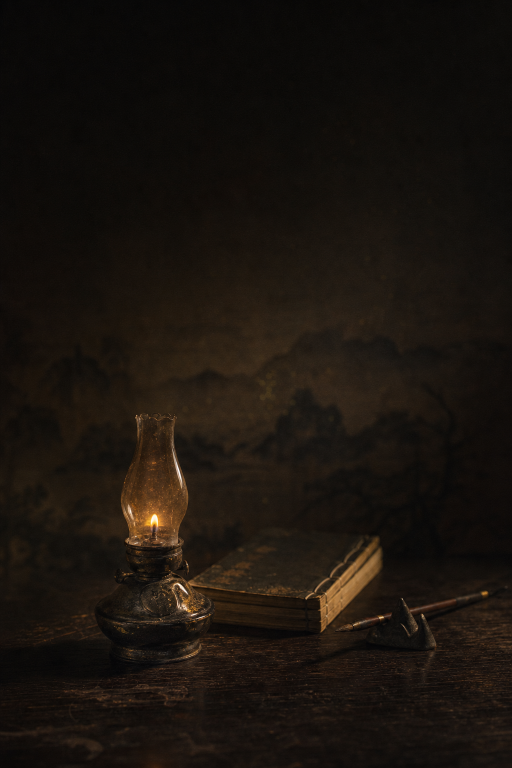
#> input picture 生气通天论-小结/images/cover.jpg, 1024 x 1536 px, found by its file name (shown at 1/2 size)
$ python add_text_to_images.py
#> lines starting #> are read from the running program, lines starting #| are printed output that depends on the picture
#!/usr/bin/env python3
"""Pillow overlay text onto shengqi-tongtian-lun summary images"""

from PIL import Image, ImageDraw, ImageFont
import os

BASE = "/Users/tranmoo/neijing-notes/\u751f\u6c14\u901a\u5929\u8bba-\u5c0f\u7ed3/images"
OUT = "/Users/tranmoo/neijing-notes/\u751f\u6c14\u901a\u5929\u8bba-\u5c0f\u7ed3/xhs-publish-pack/images"

FONT_BOLD = "/System/Library/Fonts/STHeiti Medium.ttc"
FONT_LIGHT = "/System/Library/Fonts/STHeiti Light.ttc"

def get_font(size, bold=True):
    return ImageFont.truetype(FONT_BOLD if bold else FONT_LIGHT, size)

def add_overlay(draw, box, color=(0, 0, 0, 180)):
    draw.rectangle(box, fill=color)

def draw_centered(draw, text, y, font, color=(255, 255, 255)):
    bbox = draw.textbbox((0, 0), text, font=font)
    tw = bbox[2] - bbox[0]
    x = (1024 - tw) // 2
    draw.text((x, y), text, fill=color, font=font)

def draw_lines(draw, lines, start_y, font, color=(230, 230, 230), x=80, gap=10):
    y = start_y
    for line in lines:
        draw.text((x, y), line, fill=color, font=font)
        y += font.size + gap

def run():
    os.makedirs(OUT, exist_ok=True)
    gold = (212, 175, 55)

    # ---- COVER ----
    img = Image.open(f"{BASE}/cover.jpg").convert("RGBA")
    ov = Image.new("RGBA", img.size, (0, 0, 0, 0))
#> ov: PIL image 1024x1536 RGBA; every value is 0
    d = ImageDraw.Draw(ov)
    add_overlay(d, [0, 780, 1024, 1536], (0, 0, 0, 210))

    f1 = get_font(44, True)
    f2 = get_font(60, True)
    f3 = get_font(28, True)
    f4 = get_font(20, False)

    draw_centered(d, '\u8bfb\u5b8c\u300a\u751f\u6c14\u901a\u5929\u8bba\u300b', 880, f1)
    draw_centered(d, '\u5b83\u901a\u7bc7\u5728\u8bb2\u4e24\u4e2a\u5b57', 940, f1)
    draw_centered(d, '\u81ea\u4f24', 1060, f2, gold)
    draw_centered(d, '\u4f60\u4ee5\u4e3a\u5b83\u5728\u8bb2\u201c\u5929\u4eba\u5408\u4e00\u201d', 1200, f3)
    draw_centered(d, '\u5176\u5b9e\u901a\u7bc7\u5728\u8bb2\u2014\u2014\u81ea\u4f24', 1245, f3)
    draw_centered(d, '\u5b66\u6e23\u8bfb\u5185\u7ecf \u00b7 \u751f\u6c14\u901a\u5929\u8bba\u5c0f\u7ed3', 1350, f4, (200, 200, 200))
    Image.alpha_composite(img, ov).convert("RGB").save(f"{OUT}/cover.jpg", quality=95)
    print("\u2705 cover.jpg")

    # ---- CARD 1 ----
    img = Image.open(f"{BASE}/card-01.jpg").convert("RGBA")
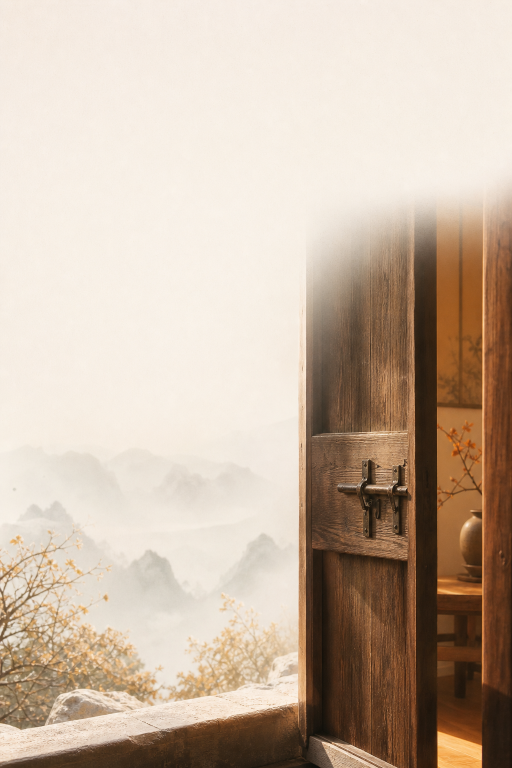
#> input picture 生气通天论-小结/images/card-01.jpg, 1024 x 1536 px, found by its file name (shown at 1/2 size)
    ov = Image.new("RGBA", img.size, (0, 0, 0, 0))
    d = ImageDraw.Draw(ov)
    add_overlay(d, [0, 780, 1024, 1536], (0, 0, 0, 210))
    draw_centered(d, '\u6211\u4ee5\u4e3a\u8bb2\u201c\u5929\u548c\u4eba\u201d', 870, get_font(38, True))
    draw_centered(d, '\u5176\u5b9e\u8bb2\u201c\u81ea\u4f24\u201d', 925, get_font(38, True))
    draw_lines(d, [
        '\u300c\u751f\u6c14\u901a\u5929\u300d\uff0c\u6211\u4e00\u76f4\u4ee5\u4e3a\u8bb2\u7684\u662f',
        '\u5929\u600e\u4e48\u5f71\u54cd\u4eba\u3002',
        '',
        '\u4f46\u539f\u6587\u53cd\u590d\u51fa\u73b0\u7684\u662f\u53e6\u5916\u4e24\u4e2a\u5b57\uff1a',
        '\u300c\u536b\u6c14\u6563\u89e3\uff0c\u6b64\u8c13\u81ea\u4f24\u3002\u300d',
        '',
        '\u5b83\u4ece\u5934\u5230\u5c3e\u5728\u8bb2\uff1a',
        '\u4f60\u662f\u600e\u4e48\u628a\u81ea\u5df1\u641e\u574f\u7684\u3002',
    ], 1060, get_font(26, False))
    Image.alpha_composite(img, ov).convert("RGB").save(f"{OUT}/card-01.jpg", quality=95)
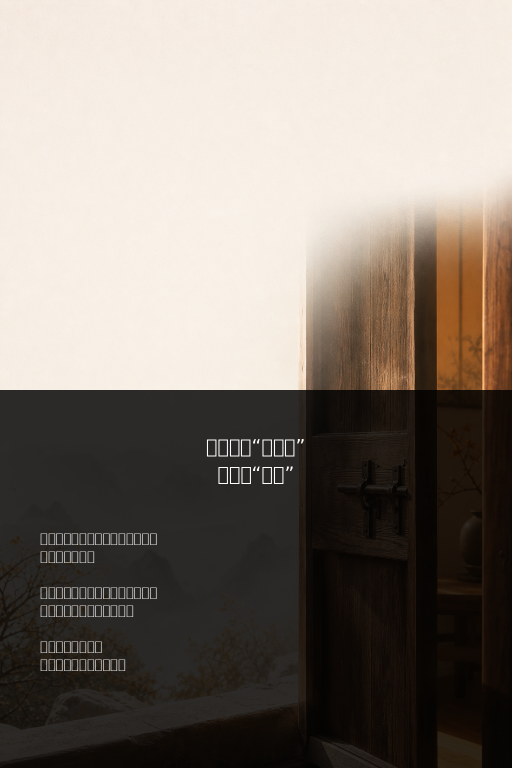
#> saved as card-01.jpg: PIL image 1024x1536 RGB (shown at 1/2 size); mean R, G, B 131.8, 123.1, 114.6
    print("\u2705 card-01.jpg")

    # ---- CARD 2 ----
    img = Image.open(f"{BASE}/card-02.jpg").convert("RGBA")
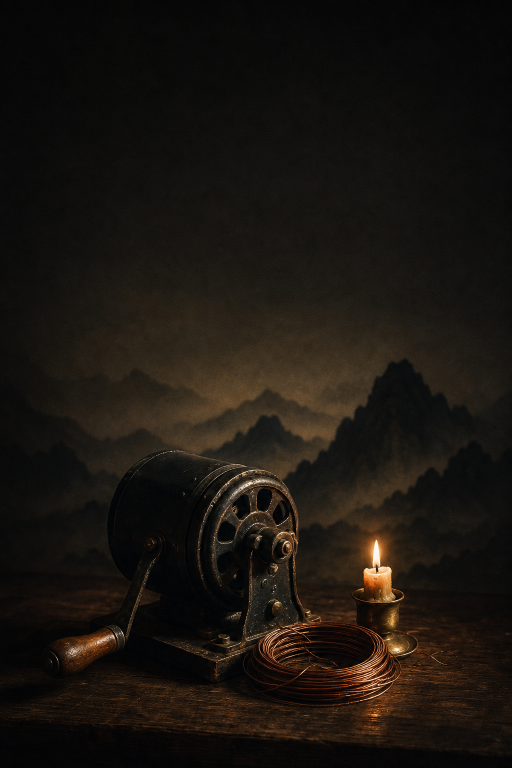
#> input picture 生气通天论-小结/images/card-02.jpg, 1024 x 1536 px, found by its file name (shown at 1/2 size)
    ov = Image.new("RGBA", img.size, (0, 0, 0, 0))
    d = ImageDraw.Draw(ov)
    add_overlay(d, [0, 780, 1024, 1536], (0, 0, 0, 210))
    draw_centered(d, '\u9633\u6c14\uff0c\u662f\u4f60\u8fd9\u53f0\u673a\u5668', 870, get_font(38, True))
    draw_centered(d, '\u7684\u7535\u6e90', 925, get_font(38, True))
    draw_lines(d, [
        '\u300c\u9633\u6c14\u8005\uff0c\u82e5\u5929\u4e0e\u65e5\u3002\u300d',
        '',
        '\u4e0d\u662f\u9526\u4e0a\u6dfb\u82b1\u7684\u6696\u6c14\uff0c',
        '\u662f\u5e95\u5c42\u7535\u6e90\u3002',
        '\u592a\u9633\u6ca1\u4e86\u4e0d\u662f\u67d0\u4e2a\u96f6\u4ef6\u574f\uff0c',
        '\u662f\u6574\u673a\u5173\u673a\u3002',
        '',
        '\u800c\u5b83\u7684\u6d3b\u513f\u662f\u201c\u536b\u5916\u201d\u2014\u2014',
        '\u50cf\u8fb9\u9632\u519b\u5b88\u5728\u4f53\u8868\u3002',
    ], 1060, get_font(26, False))
#> the loop in draw_lines (call 2), `for line in lines:` made 9 passes
#> (line, y) on passes 1 to 9: ('「阳气者，若天与日。」', 1096), ('', 1132), ('不是锦上添花的暖气，', 1168), ('是底层电源。', 1204), ('太阳没了不是某个零件坏，', 1240), ('是整机关机。', 1276), ('', 1312), ('而它的活儿是“卫外”——', 1348), ('像边防军守在体表。', 1384)
    Image.alpha_composite(img, ov).convert("RGB").save(f"{OUT}/card-02.jpg", quality=95)
    print("\u2705 card-02.jpg")

    # ---- CARD 3 ----
    img = Image.open(f"{BASE}/card-03.jpg").convert("RGBA")
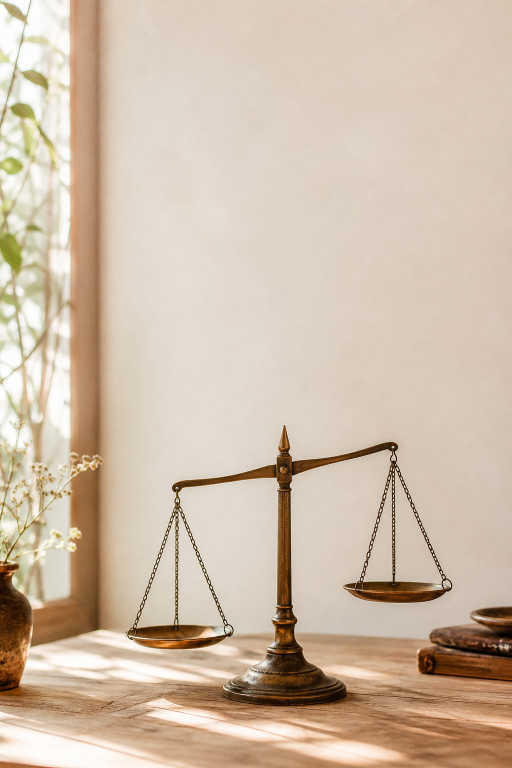
#> input picture 生气通天论-小结/images/card-03.jpg, 1024 x 1536 px, found by its file name (shown at 1/2 size)
    ov = Image.new("RGBA", img.size, (0, 0, 0, 0))
    d = ImageDraw.Draw(ov)
    add_overlay(d, [0, 780, 1024, 1536], (0, 0, 0, 210))
    draw_centered(d, '\u9634\u5e73\u9633\u79d8\u2014\u2014', 870, get_font(38, True))
    draw_centered(d, '\u4e0d\u662f\u4e94\u4e94\u5f00', 925, get_font(38, True))
    draw_lines(d, [
        '\u6211\u4e00\u76f4\u4ee5\u4e3a\u7406\u60f3\u662f\u9634\u9633\u4e94\u4e94\u5f00\u3002',
        '\u539f\u6587\u8bf4\uff1a\u300c\u9633\u5bc6\u4e43\u56fa\u3002\u300d',
        '',
        '\u5173\u952e\u4e0d\u5728\u5e73\u8861\uff0c',
        '\u5728\u9633\u6c14\u5bc6\u4e0d\u5bc6\u3002',
        '',
        '\u7535\u8981\u6709\uff0c\u8fd8\u5f97\u4e0d\u6f0f\u3002',
        '\u65fa\u800c\u4e0d\u5bc6\uff0c\u662f\u53e6\u4e00\u79cd\u5d29\u6e83\u3002',
    ], 1060, get_font(26, False))
    Image.alpha_composite(img, ov).convert("RGB").save(f"{OUT}/card-03.jpg", quality=95)
    print("\u2705 card-03.jpg")

    # ---- CARD 4 ----
    img = Image.open(f"{BASE}/card-04.jpg").convert("RGBA")
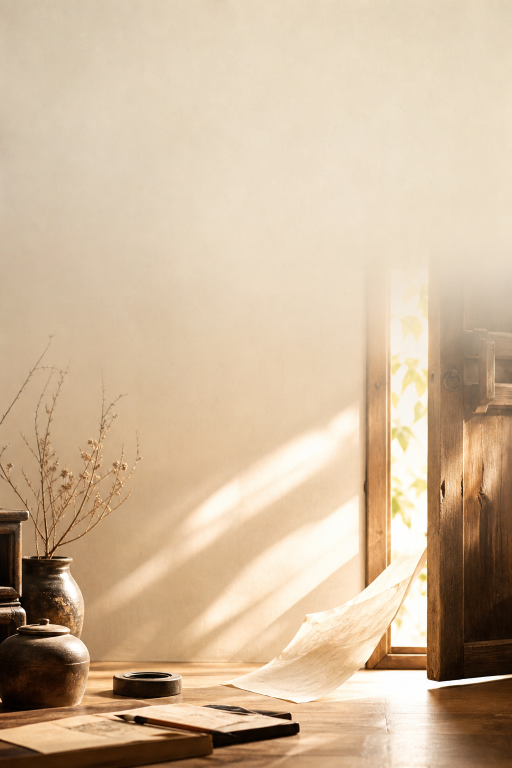
#> input picture 生气通天论-小结/images/card-04.jpg, 1024 x 1536 px, found by its file name (shown at 1/2 size)
    ov = Image.new("RGBA", img.size, (0, 0, 0, 0))
    d = ImageDraw.Draw(ov)
    add_overlay(d, [0, 780, 1024, 1536], (0, 0, 0, 210))
    draw_centered(d, '\u98ce\u4e3a\u767e\u75c5\u4e4b\u59cb', 870, get_font(36, True))
    draw_centered(d, '\u53ef\u95e8\u662f\u4f60\u81ea\u5df1\u5f00\u7684', 925, get_font(36, True))
    draw_lines(d, [
        '\u300c\u98ce\u8005\uff0c\u767e\u75c5\u4e4b\u59cb\u4e5f\u3002\u300d',
        '\u98ce\u4e0d\u662f\u6700\u6bd2\u7684\uff0c\u662f\u201c\u5f00\u95e8\u7684\u201d\u3002',
        '',
        '\u4f46\u300c\u6e05\u9759\u5219\u8089\u805a\u95ed\u62d2\u300d\u2014\u2014',
        '\u4f60\u5b89\u9759\uff0c\u95e8\u5c31\u5173\u7740\uff0c',
        '\u518d\u5927\u7684\u98ce\u4e5f\u8fdb\u4e0d\u6765\u3002',
        '',
        '\u90a3\u6247\u95e8\uff0c\u4f60\u81ea\u5df1\u5f00\uff0c',
        '\u4e5f\u4f60\u81ea\u5df1\u5173\u3002',
    ], 1060, get_font(26, False))
    Image.alpha_composite(img, ov).convert("RGB").save(f"{OUT}/card-04.jpg", quality=95)
    print("\u2705 card-04.jpg")

    # ---- CARD 5 ----
    img = Image.open(f"{BASE}/card-05.jpg").convert("RGBA")
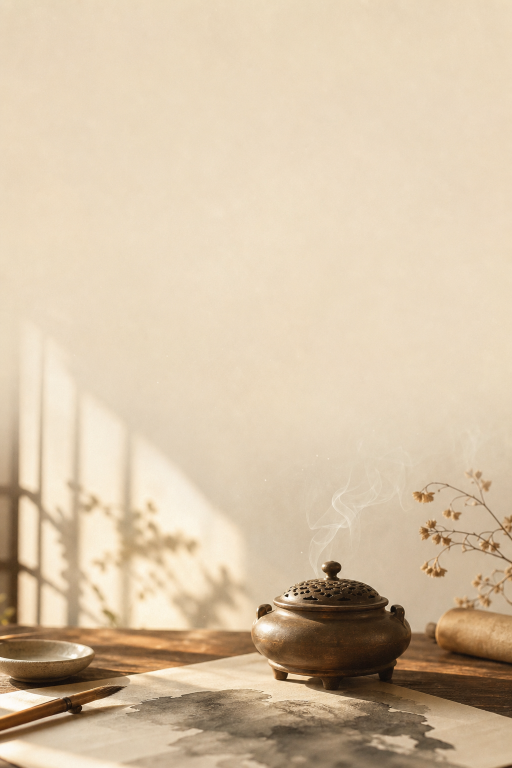
#> input picture 生气通天论-小结/images/card-05.jpg, 1024 x 1536 px, found by its file name (shown at 1/2 size)
    ov = Image.new("RGBA", img.size, (0, 0, 0, 0))
    d = ImageDraw.Draw(ov)
    add_overlay(d, [0, 780, 1024, 1536], (0, 0, 0, 210))
    draw_centered(d, '\u714e\u5384\u4e0e\u8584\u5384', 870, get_font(38, True))
    draw_centered(d, '\u4e0b\u624b\u7684\u90fd\u662f\u4f60', 925, get_font(38, True))
    draw_lines(d, [
        '\u714e\u5384\u2014\u2014\u70e6\u52b3\u628a\u9634\u7cbe',
        '\u50cf\u5c0f\u706b\u6162\u6162\u714e\u5e72\u3002',
        '',
        '\u8584\u5384\u2014\u2014\u5927\u6012\u8ba9\u8840',
        '\u4e00\u4e0b\u51b2\u4e0a\u5934\u3002',
        '',
        '\u4e00\u4e2a\u6162\u706b\uff0c\u4e00\u4e2a\u731b\u706b\u3002',
        '\u4f46\u70b9\u706b\u7684\uff0c\u90fd\u662f\u4f60\u81ea\u5df1\u3002',
    ], 1060, get_font(26, False))
    Image.alpha_composite(img, ov).convert("RGB").save(f"{OUT}/card-05.jpg", quality=95)
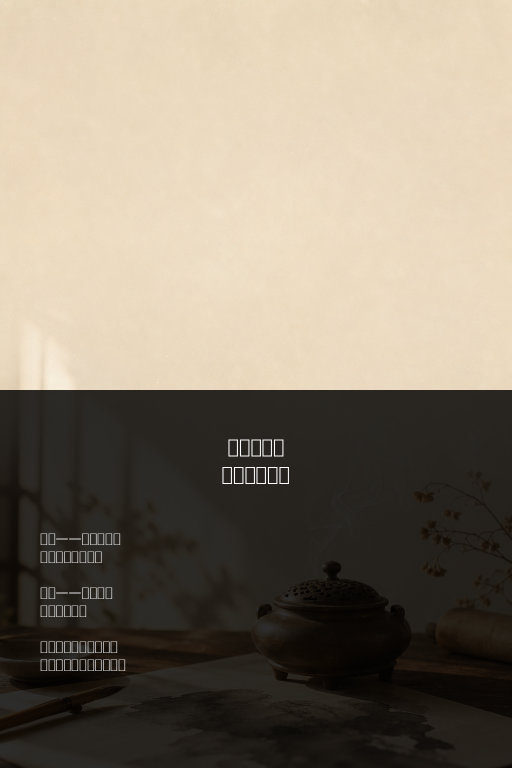
#> saved as card-05.jpg: PIL image 1024x1536 RGB (shown at 1/2 size); mean R, G, B 136.8, 126.1, 110.7
    print("\u2705 card-05.jpg")

    # ---- CARD 6 ----
#> (the run stopped early here; a loop or call above may not have finished)
